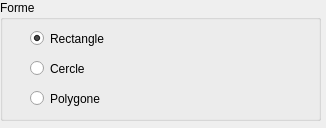
<?xml version="1.0" encoding="UTF-8"?>
<ui version="4.0">
 <class>Shape</class>
 <widget class="QWidget" name="Shape">
  <property name="geometry">
   <rect>
    <x>0</x>
    <y>0</y>
    <width>326</width>
    <height>128</height>
   </rect>
  </property>
  <property name="windowTitle">
   <string>Form</string>
  </property>
  <widget class="QGroupBox" name="groupBox_2">
   <property name="geometry">
    <rect>
     <x>0</x>
     <y>0</y>
     <width>321</width>
     <height>121</height>
    </rect>
   </property>
   <property name="title">
    <string>Forme</string>
   </property>
   <widget class="QRadioButton" name="radioButtonRectangle">
    <property name="geometry">
     <rect>
      <x>30</x>
      <y>30</y>
      <width>82</width>
      <height>17</height>
     </rect>
    </property>
    <property name="text">
     <string>Rectangle</string>
    </property>
    <property name="checked">
     <bool>true</bool>
    </property>
   </widget>
   <widget class="QRadioButton" name="radioButtonCercle">
    <property name="geometry">
     <rect>
      <x>30</x>
      <y>60</y>
      <width>82</width>
      <height>17</height>
     </rect>
    </property>
    <property name="text">
     <string>Cercle</string>
    </property>
   </widget>
   <widget class="QRadioButton" name="radioButtonPolygone">
    <property name="geometry">
     <rect>
      <x>30</x>
      <y>90</y>
      <width>82</width>
      <height>17</height>
     </rect>
    </property>
    <property name="text">
     <string>Polygone</string>
    </property>
   </widget>
  </widget>
 </widget>
 <resources/>
 <connections/>
</ui>
